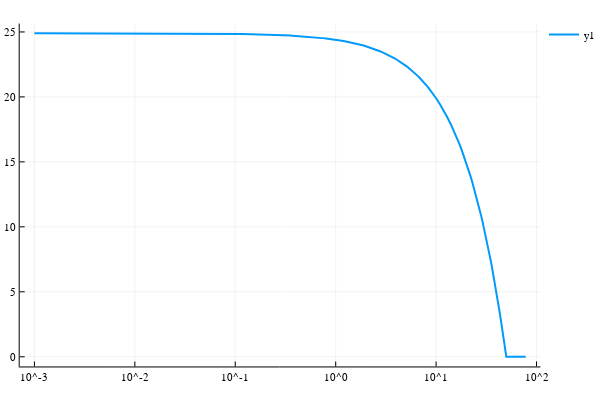

This figure's notebook cell:
### Markdown cell above
## Glc vs ξ

### Code cell
glcSs = [fbares.s[glcindex] for fbares in fbaress]
plot((ξrange, glcSs), xaxis = :log, lw = 2)

### Figure 1 — Plotly figure (JSON) as saved in the notebook; plotly's stock layout.template omitted (floating-point values rounded to 4 significant figures; data arrays with more than 128 entries replaced by an {"elided": "..."} marker saying what was removed)
{"data": [{"colorbar": {"title": ""}, "hoverinfo": "text", "legendgroup": "y1", "line": {"color": "rgba(0, 154, 250, 1.000)", "dash": "solid", "shape": "linear", "width": 2}, "mode": "lines", "name": "y1", "showlegend": true, "text": {"elided": "393 null values"}, "type": "scatter", "x": {"elided": "393 float values"}, "xaxis": "x1", "y": {"elided": "393 float values"}, "yaxis": "y1"}], "layout": {"annotations": [], "height": 400, "legend": {"bgcolor": "rgba(255, 255, 255, 1.000)", "bordercolor": "rgba(0, 0, 0, 1.000)", "font": {"color": "rgba(0, 0, 0, 1.000)", "family": "sans-serif", "size": 11}, "tracegroupgap": 0, "x": 1, "y": 1}, "margin": {"b": 20, "l": 0, "r": 0, "t": 20}, "paper_bgcolor": "rgba(255, 255, 255, 1.000)", "plot_bgcolor": "rgba(255, 255, 255, 1.000)", "showlegend": true, "width": 600, "xaxis": {"anchor": "y1", "domain": [0.03619, 0.9934], "gridcolor": "rgba(0, 0, 0, 0.100)", "gridwidth": 0.5, "linecolor": "rgba(0, 0, 0, 1.000)", "mirror": false, "range": [-3.147, 2.039], "showgrid": true, "showline": true, "showticklabels": true, "tickangle": 0, "tickcolor": "rgb(0, 0, 0)", "tickfont": {"color": "rgba(0, 0, 0, 1.000)", "family": "sans-serif", "size": 11}, "tickmode": "array", "ticks": "inside", "ticktext": ["10^-3", "10^-2", "10^-1", "10^0", "10^1", "10^2"], "tickvals": [0.001, 0.01, 0.1, 1, 10, 100], "title": "", "titlefont": {"color": "rgba(0, 0, 0, 1.000)", "family": "sans-serif", "size": 15}, "type": "log", "visible": true, "zeroline": false, "zerolinecolor": "rgba(0, 0, 0, 1.000)"}, "yaxis": {"anchor": "x1", "domain": [0.03762, 0.9902], "gridcolor": "rgba(0, 0, 0, 0.100)", "gridwidth": 0.5, "linecolor": "rgba(0, 0, 0, 1.000)", "mirror": false, "range": [-0.747, 25.65], "showgrid": true, "showline": true, "showticklabels": true, "tickangle": 0, "tickcolor": "rgb(0, 0, 0)", "tickfont": {"color": "rgba(0, 0, 0, 1.000)", "family": "sans-serif", "size": 11}, "tickmode": "array", "ticks": "inside", "ticktext": ["0", "5", "10", "15", "20", "25"], "tickvals": [0, 5, 10, 15, 20, 25], "title": "", "titlefont": {"color": "rgba(0, 0, 0, 1.000)", "family": "sans-serif", "size": 15}, "type": "-", "visible": true, "zeroline": false, "zerolinecolor": "rgba(0, 0, 0, 1.000)"}}}
